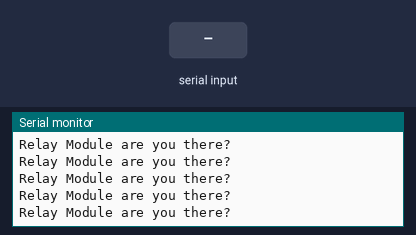
A sketch run on a simulated Arduino Uno, built with avr-gcc and run on an emulated ATmega328P. Shown: the last lines printed to the serial monitor. The inputs (shaded band) are chosen by the test bench.

Above: at 1.0 s.
1.1 s: "1" received over the second serial link
At 1.6 s:
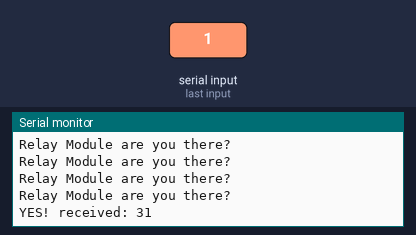
At 3.0 s:
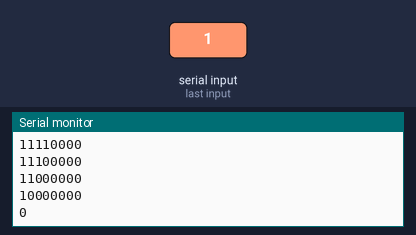
Timing chart, 0 to 4.5 s (numbered marks = the images above; inputs shaded):
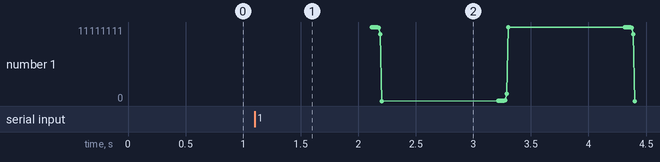

Measured:
- after the input at 1.1 s, the serial monitor: prints a new line at once (image 1)

The sketch:

Serial_Relay_Module3.ino
```cpp
// ICStation 8 Channel MICRO USB Relay Module 5V ICSE014A
// http://www.icstation.com/icstation-channel-micro-relay-module-icse014a-p-5185.html
//
// I bought the above product from IC Station and could not immediately find example code,
// so I decided to share this.
// Your fellow maker,
// Hari Wiguna

// v2 this one only works (I think it's because only one relay is on at one time)
// v3 this works as long as we power off, unplug usb, and then power up using 2A psu on the arduino vIN

// Use software serial library so we won't affect the relay module while uploading sketch
#include <SoftwareSerial.h>
SoftwareSerial mySerial(10, 11); // RX, TX.  Connect pin 11 to the RX on the relay module.

// module always sends the states of ALL relays at once, so we'll keep all current states here.
int bitPattern = 0xFF; // all bits on = off

void setup()
{
  Serial.begin(9600); // Open built-in RX/TX for debugging purpose.
  mySerial.begin(9600); // This is RX/TX for the relay modeul

  while (!mySerial.available()) {
    delay(100);
    Serial.println("Relay Module are you there?");
    mySerial.write( (byte)0x50 ); // Relay module will send back acknowledgement
  }
  char c = mySerial.read(); // ICSE012A=0xAB, ICSE013A=0xAD, ICSE014A=0xAC
  Serial.print("YES! received: ");
  Serial.println(c, HEX);
  delay(1000);

  //  bitPattern = 0xFF;
  //  Serial.print( "Send pattern to relays: ");
  //  Serial.println( bitPattern, BIN);
  //  mySerial.write( (byte)0x51);
  //  mySerial.write(bitPattern);
  //  delay(1000);

  //  bitPattern = 0xFF -16 -32 ; //-4 -8; // -1 -2 -4;
  //  Serial.print( "Send pattern to relays: ");
  //  Serial.println( bitPattern, BIN);
  //  mySerial.write( (byte)0x51); delay(50);
  //  mySerial.write(bitPattern);
  //  delay(1000);

  // Switch(0, 1); delay(1000);
  // Switch(1, 1); delay(1000);
  // Switch(2, 1); delay(1000);
  // Switch(3, 1); delay(1000);
  // Switch(4, 1); delay(1000);
  // Switch(5, 1); delay(1000);
  // Switch(6, 1); delay(1000);
  //Switch(7, 0); delay(1000);

//  AllOff(); delay(1000);
//  Switch(0, 0); delay(1000);
//  Switch(1, 0); delay(1000);
//  Switch(2, 0); delay(1000);
//  Switch(3, 0); delay(1000);
//  Switch(4, 0); delay(1000);
//  Switch(5, 0); delay(1000);
//  Switch(6, 0); delay(1000);
//  Switch(7, 0); delay(1000);
}

void loop() // run over and over
{
  //OneAtATime();
  //MultipleBits();
  AllOn();
  delay(1000);
  AllOff();
  delay(1000);
}

void AllOff()
{
  for (int i = 0; i < 8; i++) {
    Switch(i, 1); // Off
    delay(10);
  }
}

void AllOn()
{
  for (int i = 0; i < 8; i++) {
    Switch(i, 0); // On
    delay(10);
  }
}

void MultipleBits()
{
  byte pattern = 0xFF;
  mySerial.write( (byte)0x51);
  mySerial.write( (byte)pattern);
  Serial.println(pattern, BIN);

  delay(500);
  mySerial.write( (byte)0x51);
  mySerial.write( (byte)0x00); // ON
  Serial.println(0x00, BIN);

  delay(1000);
}

void OneAtATime()
{
  for (int i = 0; i < 8; i++) {
    Switch(i, 0); // On
    delay(1000);
    Switch(i, 1); // Off
  }
}

void Switch(byte which, byte state)
{
  mySerial.write( (byte)0x51);
  if (state == 1)
    bitPattern = bitSet(bitPattern, which);
  else
    bitPattern = bitClear(bitPattern, which);

  Serial.println(bitPattern, BIN);
  mySerial.write( (byte)bitPattern);
}
```
